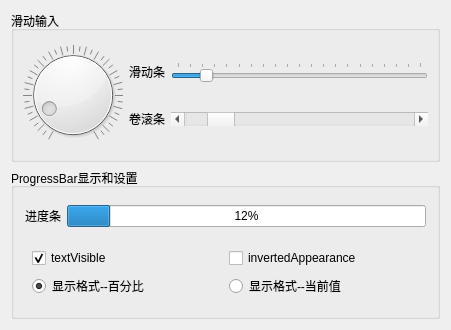
<?xml version="1.0" encoding="UTF-8"?>
<ui version="4.0">
 <class>Widget</class>
 <widget class="QWidget" name="Widget">
  <property name="geometry">
   <rect>
    <x>0</x>
    <y>0</y>
    <width>451</width>
    <height>330</height>
   </rect>
  </property>
  <property name="windowTitle">
   <string>Widget</string>
  </property>
  <layout class="QVBoxLayout" name="verticalLayout_2">
   <item>
    <widget class="QGroupBox" name="groupBox">
     <property name="title">
      <string>滑动输入</string>
     </property>
     <layout class="QHBoxLayout" name="horizontalLayout_2">
      <item>
       <widget class="QDial" name="dial">
        <property name="maximum">
         <number>200</number>
        </property>
        <property name="value">
         <number>20</number>
        </property>
        <property name="orientation">
         <enum>Qt::Horizontal</enum>
        </property>
        <property name="wrapping">
         <bool>false</bool>
        </property>
        <property name="notchTarget">
         <double>5.000000000000000</double>
        </property>
        <property name="notchesVisible">
         <bool>true</bool>
        </property>
       </widget>
      </item>
      <item>
       <layout class="QGridLayout" name="gridLayout_2">
        <item row="0" column="0">
         <widget class="QLabel" name="label">
          <property name="text">
           <string>滑动条</string>
          </property>
         </widget>
        </item>
        <item row="0" column="1">
         <widget class="QSlider" name="slider">
          <property name="maximum">
           <number>200</number>
          </property>
          <property name="value">
           <number>23</number>
          </property>
          <property name="orientation">
           <enum>Qt::Horizontal</enum>
          </property>
          <property name="tickPosition">
           <enum>QSlider::TicksAbove</enum>
          </property>
         </widget>
        </item>
        <item row="1" column="0">
         <widget class="QLabel" name="label_2">
          <property name="text">
           <string>卷滚条</string>
          </property>
         </widget>
        </item>
        <item row="1" column="1">
         <widget class="QScrollBar" name="scrollBar">
          <property name="maximum">
           <number>200</number>
          </property>
          <property name="value">
           <number>23</number>
          </property>
          <property name="orientation">
           <enum>Qt::Horizontal</enum>
          </property>
         </widget>
        </item>
       </layout>
      </item>
     </layout>
    </widget>
   </item>
   <item>
    <widget class="QGroupBox" name="groupBox_2">
     <property name="title">
      <string>ProgressBar显示和设置</string>
     </property>
     <layout class="QVBoxLayout" name="verticalLayout">
      <item>
       <widget class="QFrame" name="frame">
        <layout class="QHBoxLayout" name="horizontalLayout">
         <property name="leftMargin">
          <number>2</number>
         </property>
         <property name="topMargin">
          <number>2</number>
         </property>
         <property name="rightMargin">
          <number>2</number>
         </property>
         <property name="bottomMargin">
          <number>0</number>
         </property>
         <item>
          <widget class="QLabel" name="label_3">
           <property name="text">
            <string>进度条</string>
           </property>
          </widget>
         </item>
         <item>
          <widget class="QProgressBar" name="progressBar">
           <property name="maximum">
            <number>200</number>
           </property>
           <property name="value">
            <number>24</number>
           </property>
          </widget>
         </item>
        </layout>
       </widget>
      </item>
      <item>
       <widget class="QFrame" name="frame_2">
        <property name="frameShadow">
         <enum>QFrame::Raised</enum>
        </property>
        <layout class="QGridLayout" name="gridLayout">
         <item row="1" column="1">
          <widget class="QRadioButton" name="radio_Value">
           <property name="text">
            <string>显示格式--当前值</string>
           </property>
           <property name="checked">
            <bool>false</bool>
           </property>
          </widget>
         </item>
         <item row="1" column="0">
          <widget class="QRadioButton" name="radio_Percent">
           <property name="text">
            <string>显示格式--百分比</string>
           </property>
           <property name="checked">
            <bool>true</bool>
           </property>
          </widget>
         </item>
         <item row="0" column="1">
          <widget class="QCheckBox" name="chkBox_Inverted">
           <property name="text">
            <string>invertedAppearance</string>
           </property>
          </widget>
         </item>
         <item row="0" column="0">
          <widget class="QCheckBox" name="chkBox_Visible">
           <property name="text">
            <string>textVisible</string>
           </property>
           <property name="checked">
            <bool>true</bool>
           </property>
          </widget>
         </item>
        </layout>
       </widget>
      </item>
     </layout>
    </widget>
   </item>
  </layout>
 </widget>
 <resources/>
 <connections/>
</ui>
